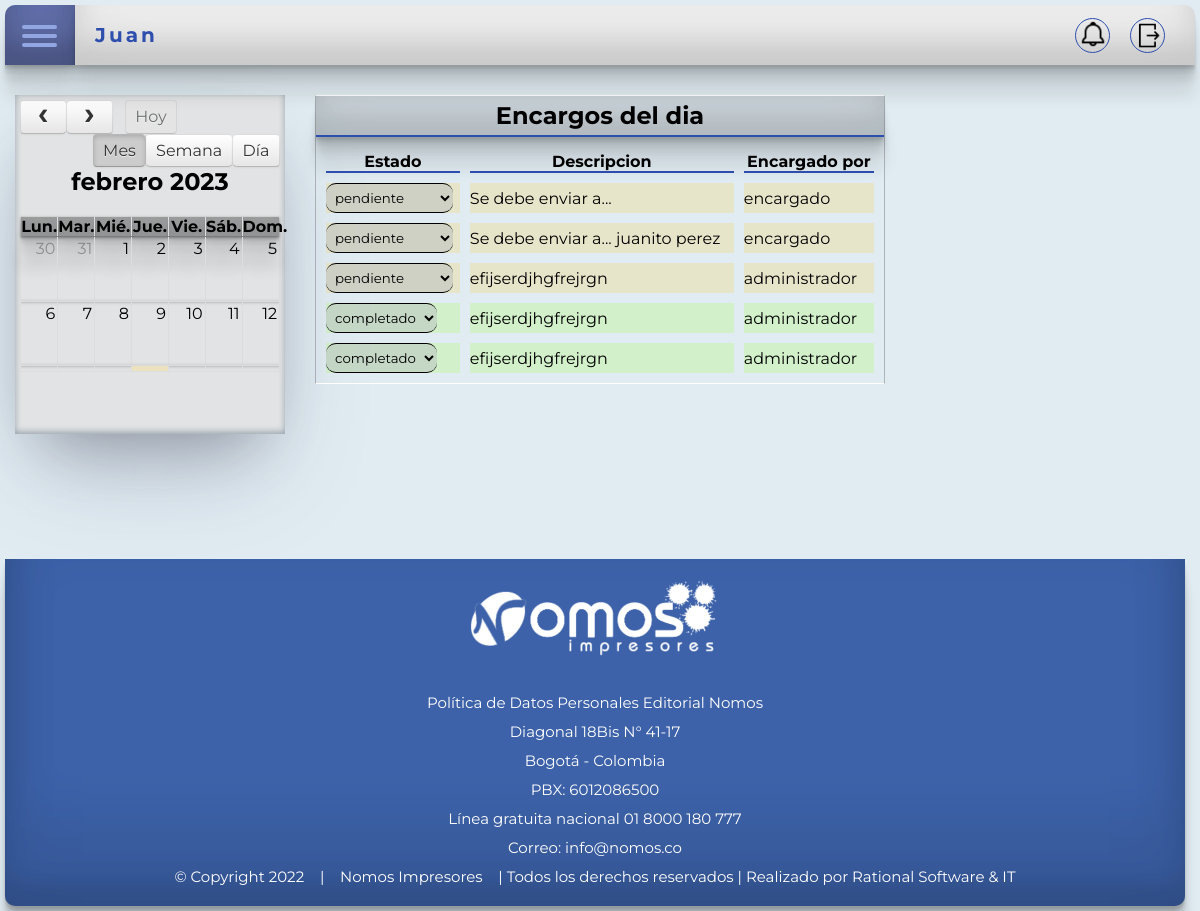
Page /web/principal_msg.php (signed in) on the committed database.
### tables this page shows
CREATE TABLE `encargos` (
  `Id_encargo` int(10) NOT NULL,
  `Id_usuario` int(10) DEFAULT NULL,
  `Id_mensajero` int(10) DEFAULT NULL,
  `descripcion` varchar(60) NOT NULL,
  `Fecha_registrada` datetime NOT NULL,
  `Fecha_requerida` datetime NOT NULL,
  `Fecha_completado` datetime NOT NULL,
  `Observacion` varchar(255) NOT NULL,
  `Foto_encargo` varchar(255) NOT NULL,
  `Estado` varchar(20) NOT NULL,
  `visto` int(3) NOT NULL DEFAULT 0
);

CREATE TABLE `usuarios` (
  `Id_usuario` int(10) NOT NULL,
  `Nombre_usuario` varchar(30) NOT NULL,
  `Correo_usuario` varchar(60) NOT NULL,
  `Clave_usuario` varchar(60) NOT NULL,
  `Id_rol` int(10) DEFAULT NULL
);

### web/principal_msg.php (the view, shortened to what this page needs)
<!doctype html>
<html lang="es">
  <head>
      <link rel="stylesheet" href="../assets/css/style.css">
      <link rel="stylesheet" href="../assets/css/carrusel.css">
      <link rel="stylesheet" type="text/css" href="../assets/css/fullcalendar.css">
  </head>
  <body>
    <?php
      include_once '../bd/conexion.php';
      $id_usuario = $_SESSION['Id_usuario'];
      $nombre_usuario = $_SESSION['Nombre_usuario'];
    ?>
    <div class="contenedor_mayor">
        <div class="nav_superior">
            <div class="hamburger">
                <div class="one"></div>
                <div class="two"></div>
                <div class="three"></div>
            </div>
            <div class="top_menu">
                <div class="logo"><?php echo $nombre_usuario; ?></div>
                <ul>
                    <li>
                        <a href="#" id="open_notificacion"><i class="fas"><img src="../assets/images/alert.png" width="30px"></i></a>
                    </li>
                    <li>
                        <a href="../index.php?close_login=<?php echo $id_usuario; ?>"><i class="fas"><img src="../assets/images/exit.png" width="27px" style="margin-top: 3px;"></i></a>
                    </li>
                </ul>
            </div>
        </div>
        <div class="main_container">
            <aside class="lista_calendario">
                <div id="calendar"></div>
            </aside>
        <aside class="lista_encargos">
          <div class="encabezado_lista">
            <h2>Encargos del dia</h2>
          </div>
          <div class="contenido_lista">
              <table class="tabla_encargos" border="0" cellspacing="10px">
              <thead>
                <tr>
                  <th>Estado</th>
                  <th>Descripcion</th>
                  <th>Encargado por</th>
                </tr>
              </thead>
              <tbody>
                <?php
                  $encargos = mysqli_query($conexion,"SELECT encargos.id_encargo,encargos.id_usuario,usuarios.nombre_usuario as responsable,encargos.descripcion,fecha_registrada,fecha_requerida,observacion,estado FROM encargos INNER JOIN usuarios on usuarios.id_usuario = encargos.id_usuario where encargos.id_mensajero = $id_usuario order by estado desc,id_encargo asc;");
                  if(mysqli_num_rows($encargos) > 0){
                    while($listar = mysqli_fetch_array($encargos)){
                      $id_encargo = $listar[0];
                      $estado = $listar[7];
                      $descripcion = $listar[3];
                      $mensajero = $listar[2];
                ?>
                <tr class="<?php echo $estado; ?>">
                  <td>
                    <select name="estado" id="<?php echo $id_encargo; ?>" data-id="<?php echo $id_encargo; ?>" onchange="cmb_estado(this)">
                      <?php
                        if($estado == "completado"){
                          echo "<option value=".$estado." selected>$estado</option>";
                        }else{
                          $estados = array('pendiente','completado','reprogramado');
                          for ($i=0; $i <= 2; $i++) {
                            if($estados[$i] == $estado){
                              echo "<option value=".$id_encargo." selected>$estados[$i]</option>";
                            }else{
                              echo "<option value=".$id_encargo.">$estados[$i]</option>";
                            }
                          }
                        }
                      ?>
                    </select>
                  </td>
                  <td><?php echo $descripcion; ?> <input type="hidden" id="conf_descripcion<?php echo $id_encargo; ?>" value="<?php echo $descripcion; ?>"></td>
                  <td><?php echo $mensajero; ?>   <input type="hidden" id="conf_encargado<?php echo $id_encargo; ?>" value="<?php echo $mensajero; ?>"></td>
                </tr>
                <?php
                    }
                  }else{
                     ?>
                     <tr aria-colspan="3">
                      <td colspan="3">No se encontro nada</td>
                     </tr>
                     <?php
                  }
                ?>
              </tbody>
            </table>
          </div>
        </aside>
      <?php
        include('extensiones/modalUpdateEvento.php');
      ?>
      </div>
        <div class="footer" style="align-content: center;text-align: center">
            <img src="../assets/images/logo-blanco.png" alt="" style="max-height: 100px;margin-bottom: 20px;">
            <p> Política de Datos Personales Editorial Nomos </p>
            <p> Diagonal 18Bis N° 41-17 </p>
            <p> Bogotá - Colombia </p>
            <p> PBX: 6012086500 </p>
            <p> Línea gratuita nacional 01 8000 180 777 </p>
            <p> Correo: info@nomos.co </p>
            <p> © Copyright 2022  &nbsp;&nbsp; | &nbsp;&nbsp;  Nomos Impresores  &nbsp;&nbsp;  |   Todos los derechos reservados   |   Realizado por Rational Software & IT</p>
        </div>
    </div>
    <aside class="tabla_notificacion" id="tabla_notificacion">
        <div class="space_btn_oct"><div class="icono_ocultar"></div></div>
    <table class="tabla_encargos" border="0" cellspacing="10px">
        <thead>
        <tr>
            <th>Estado</th>
            <th>Descripcion</th>
            <th>Encargado por</th>
            <th>Fecha entrega</th>
        </tr>
        </thead>
    </table>
</aside>
  </body>
</html>

### web/extensiones/modalUpdateEvento.php (shortened to what this page needs)
<div class="modal" id="modalUpdateEvento" data-id="modalUpdateEvento" tabindex="-1" role="dialog">
</div>

### assets/css/fullcalendar.css (style rules this page uses)
.fc button,.fc table,body .fc { font-size:1em }
.fc { direction:ltr;text-align:left; }

### rows in the picture
encargos: estado "pendiente", descripcion "Se debe enviar a...", Id_usuario.Nombre_usuario "encargado"
encargos: estado "pendiente", descripcion "Se debe enviar a... juanito perez", Id_usuario.Nombre_usuario "encargado"
encargos: estado "pendiente", descripcion "efijserdjhgfrejrgn", Id_usuario.Nombre_usuario "administrador"
encargos: estado "completado", descripcion "efijserdjhgfrejrgn", Id_usuario.Nombre_usuario "administrador"
encargos: estado "completado", descripcion "efijserdjhgfrejrgn", Id_usuario.Nombre_usuario "administrador"

### other values in the picture
$nombre_usuario "Juan"
